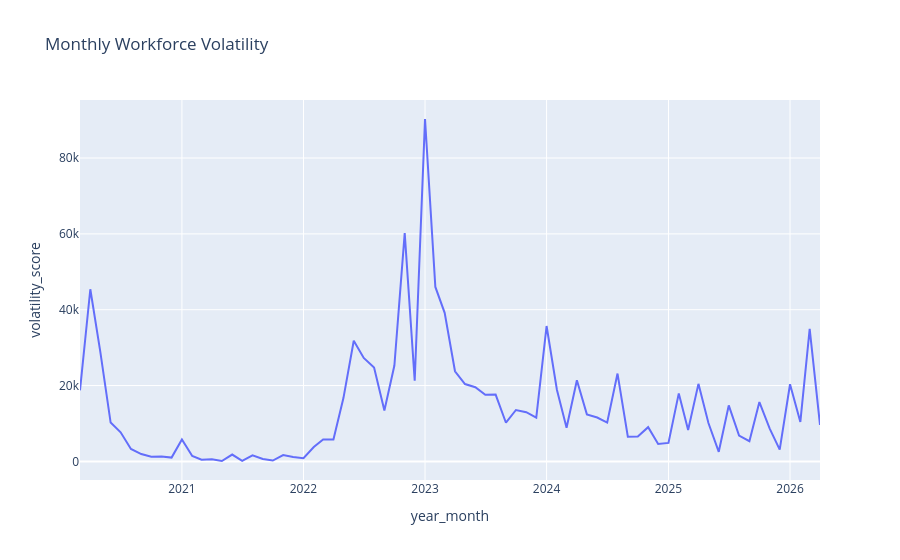

Write notebook code for a chart like this one.
### Code cell
fig = px.line(
    monthly_volatility,
    x="year_month",
    y="volatility_score",
    title="Monthly Workforce Volatility"
)

fig.show()
